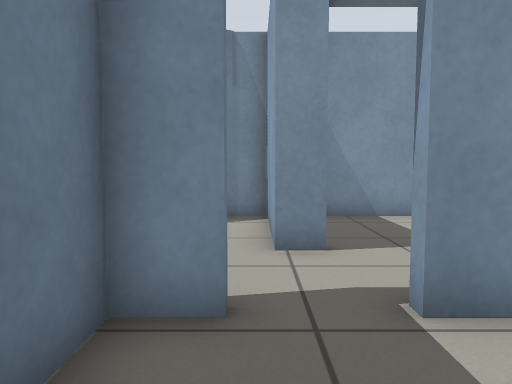
view 1 (above)

16 first-person views from a walk through a robot-simulator world made for Gazebo. The camera is 0.69 m above the floor, tilts 4° down and sees 70° across. The floor is counted in squares, 0.5 m on a side. Each view is taken from the middle of a square. On the plan, view 1 faces up. The plan holds only what a view shows up to about 15 squares ahead; the rest is blank. The robots in the file are not drawn.

view 2
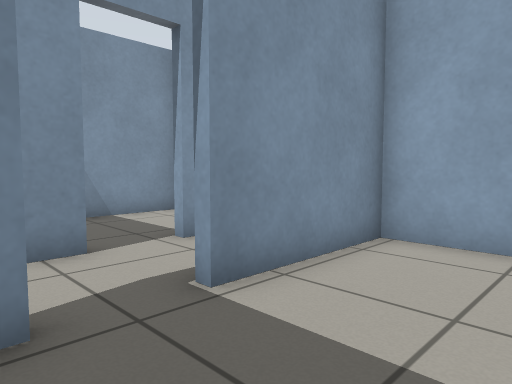

view 3
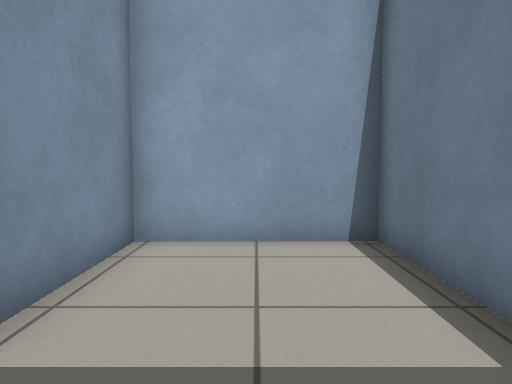

view 4
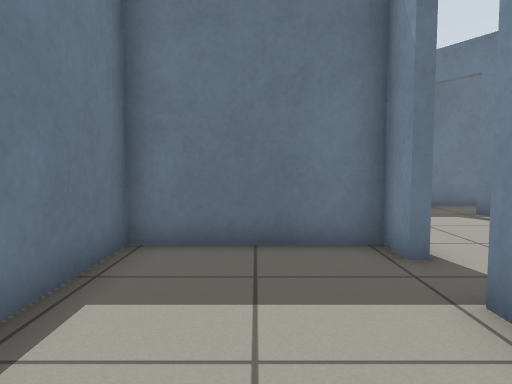

view 5
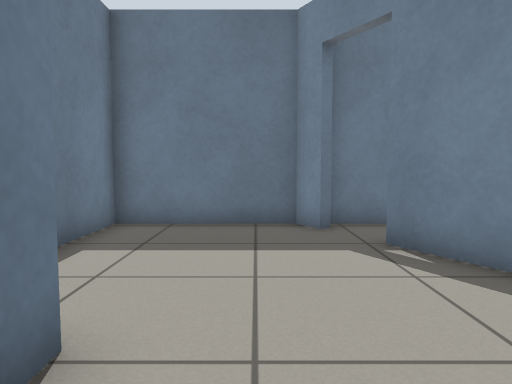

view 6
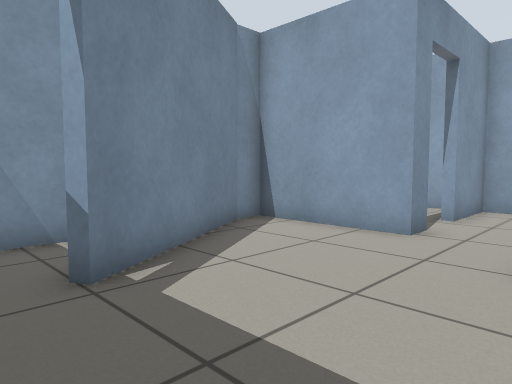

view 7
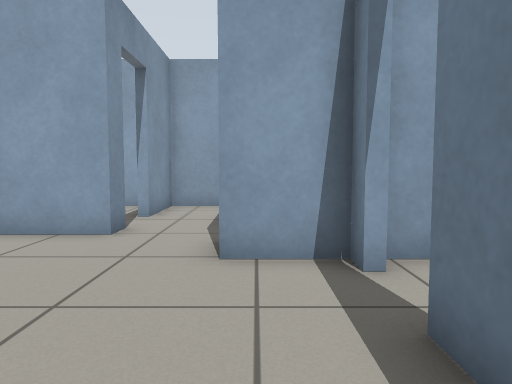

view 8
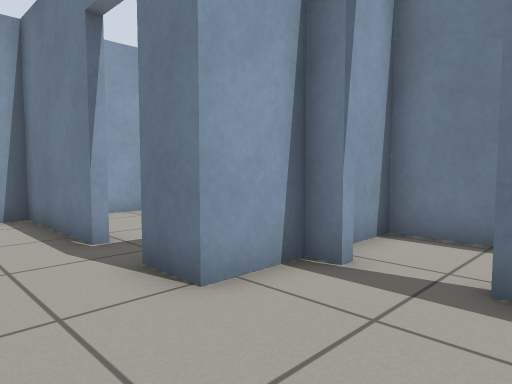

view 9
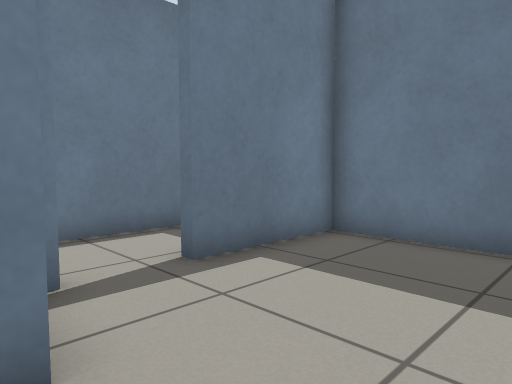

view 10
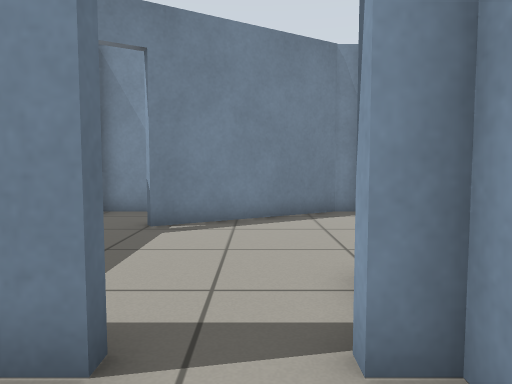

view 11
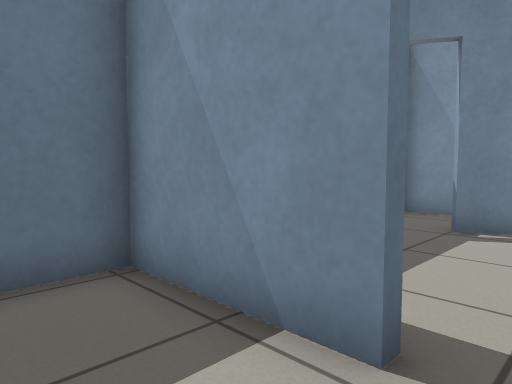

view 12
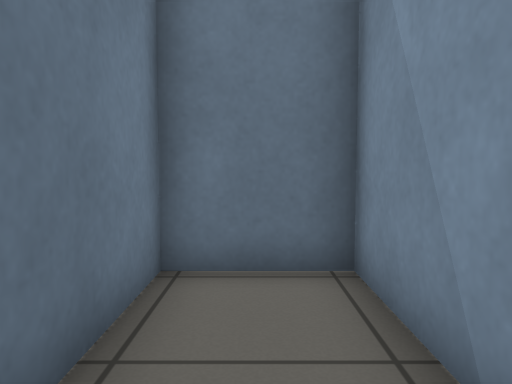

view 13
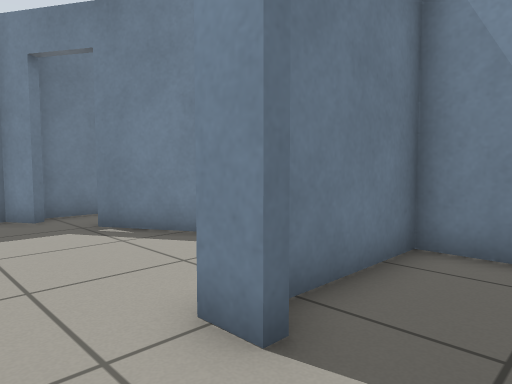

view 14
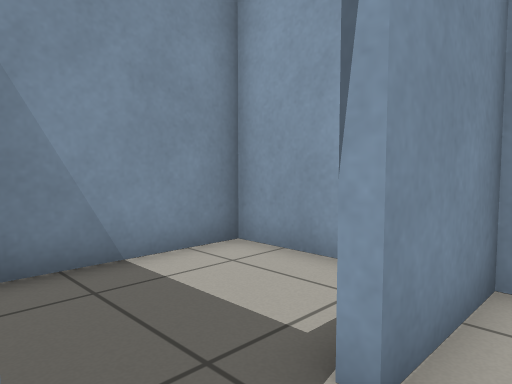

view 15
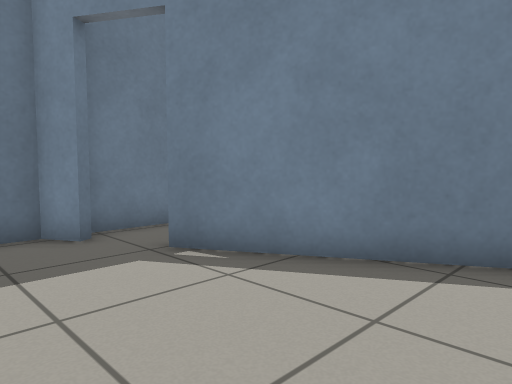

view 16
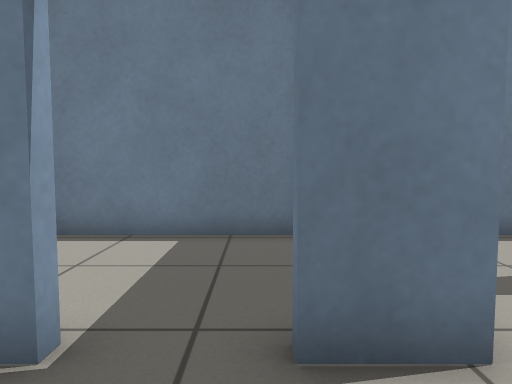

### Floor plan
Ten units are one square. View 1 is at (0, 0); x grows to the right and y downward. Boxes are objects, and circles mark ways between rooms. Rooms are numbered by the first view taken in them; rooms with no view inside come last. Other rooms are left out.
<svg viewBox="-83 -106 145 124">
<path fill="none" stroke="#000" d="M-3 -32 -13 -32 -13 13 57 13 57 -32 15 -32M12 -59 3 -59 3 -101M-16 -16 -16 -35 -3 -35M15 -35 57 -35 57 -59 29 -59M-69 -65 -77 -60 -77 -16 -40 -16M-5 -101 -55 -73M-40 -13 -77 -13 -77 13 -16 13 -16 -13M57 -70 57 -101 6 -101 6 -69M-77 -88 -77 -68M-46 -101 -78 -101"/>
<circle cx="5" cy="-30" r="3" fill="#2a7"/>
<circle cx="-33" cy="-13" r="3" fill="#2a7"/>
<circle cx="25" cy="-60" r="3" fill="#2a7"/>
<circle cx="-65" cy="-70" r="3" fill="#2a7"/>
<text x="20" y="-10">1</text>
<text x="-20" y="-50">2</text>
<text x="-50" y="0">3</text>
<text x="30" y="-80">4</text>
<text x="-60" y="-90">5</text>
</svg>
Room 1 opens to room 2. Room 2 opens to room 3. Room 2 opens to room 4. Room 2 opens to room 5.

Where each view was taken, in squares from view 1:
view 1: 0 up, 0 right, facing up
view 2: 0 up, 1 left, facing up-right
view 3: 1 up, 1 left, facing right
view 4: 1 up, 5 right, facing left
view 5: 5 up, 1 right, facing left
view 6: 3 up, 7 left, facing up-right
view 7: 3 up, 7 left, facing right
view 8: 6 up, 5 left, facing down-right
view 9: 6 up, 1 left, facing down-left
view 10: 1 down, 3 left, facing up
view 11: 1 down, 3 left, facing up-left
view 12: 0 up, 3 left, facing left
view 13: 4 up, 3 right, facing up-left
view 14: 5 up, 1 right, facing up-right
view 15: 4 up, 0 right, facing up-left
view 16: 6 up, 0 right, facing down
